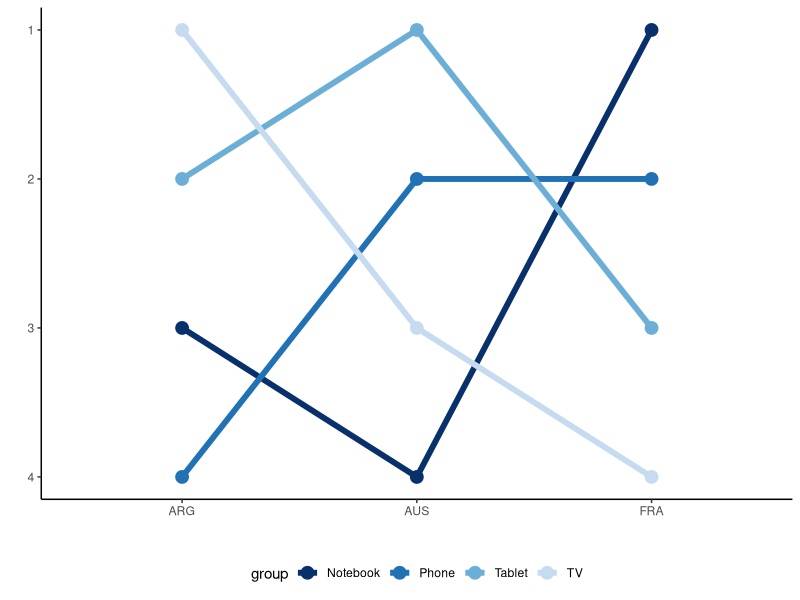

This figure's R source:
# Rank chart

# Library
library(ggplot2)

# Data
place <- c("ARG", "FRA", "AUS", 
           "ARG", "FRA", "AUS",
           "ARG", "FRA", "AUS",
           "ARG", "FRA", "AUS")
ranking <- c(4, 2, 2,
             3, 1, 4,
             2, 3, 1,
             1, 4, 3)
group <- c("Phone", "Phone", "Phone",
           "Notebook", "Notebook", "Notebook", 
           "Tablet", "Tablet", "Tablet",
           "TV", "TV", "TV")

df <- data.frame(place = place,
                 ranking = ranking,
                 group = group)

# Plot 
ggplot(df, aes(x = place, y = ranking, group = group)) +
  geom_line(aes(color = group), size = 2) +
  geom_point(aes(color = group), size = 4) +
  scale_color_manual(values = c("#08306b", "#2171b5", "#6baed6", "#c6dbef")) +
  scale_y_reverse(breaks = 1:nrow(df)) +
  xlab("") + ylab("") +
  theme_classic() +
  theme(legend.position = "bottom")